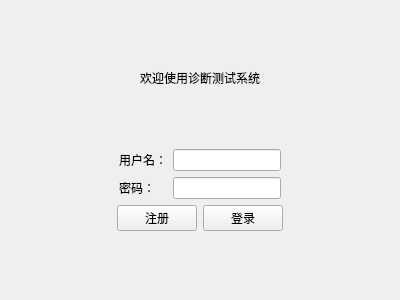
<?xml version="1.0" encoding="UTF-8"?>
<ui version="4.0">
 <class>LoginView</class>
 <widget class="QWidget" name="LoginView">
  <property name="geometry">
   <rect>
    <x>0</x>
    <y>0</y>
    <width>400</width>
    <height>300</height>
   </rect>
  </property>
  <property name="windowTitle">
   <string>登录</string>
  </property>
  <layout class="QVBoxLayout" name="verticalLayout">
   <item>
    <spacer name="verticalSpacer">
     <property name="orientation">
      <enum>Qt::Orientation::Vertical</enum>
     </property>
     <property name="sizeHint" stdset="0">
      <size>
       <width>20</width>
       <height>58</height>
      </size>
     </property>
    </spacer>
   </item>
   <item>
    <widget class="QLabel" name="label">
     <property name="text">
      <string>欢迎使用诊断测试系统</string>
     </property>
     <property name="alignment">
      <set>Qt::AlignmentFlag::AlignCenter</set>
     </property>
    </widget>
   </item>
   <item>
    <spacer name="verticalSpacer_2">
     <property name="orientation">
      <enum>Qt::Orientation::Vertical</enum>
     </property>
     <property name="sizeHint" stdset="0">
      <size>
       <width>20</width>
       <height>57</height>
      </size>
     </property>
    </spacer>
   </item>
   <item>
    <layout class="QHBoxLayout" name="horizontalLayout_2">
     <item>
      <spacer name="horizontalSpacer">
       <property name="orientation">
        <enum>Qt::Orientation::Horizontal</enum>
       </property>
       <property name="sizeHint" stdset="0">
        <size>
         <width>40</width>
         <height>20</height>
        </size>
       </property>
      </spacer>
     </item>
     <item>
      <layout class="QFormLayout" name="formLayout">
       <item row="0" column="0">
        <widget class="QLabel" name="label_2">
         <property name="text">
          <string>用户名：</string>
         </property>
        </widget>
       </item>
       <item row="0" column="1">
        <widget class="QLineEdit" name="inputUserName"/>
       </item>
       <item row="1" column="0">
        <widget class="QLabel" name="label_3">
         <property name="text">
          <string>密码：</string>
         </property>
        </widget>
       </item>
       <item row="1" column="1">
        <widget class="QLineEdit" name="inputUserPassword">
         <property name="echoMode">
          <enum>QLineEdit::EchoMode::Password</enum>
         </property>
        </widget>
       </item>
      </layout>
     </item>
     <item>
      <spacer name="horizontalSpacer_2">
       <property name="orientation">
        <enum>Qt::Orientation::Horizontal</enum>
       </property>
       <property name="sizeHint" stdset="0">
        <size>
         <width>40</width>
         <height>20</height>
        </size>
       </property>
      </spacer>
     </item>
    </layout>
   </item>
   <item>
    <layout class="QHBoxLayout" name="horizontalLayout_3">
     <item>
      <spacer name="horizontalSpacer_3">
       <property name="orientation">
        <enum>Qt::Orientation::Horizontal</enum>
       </property>
       <property name="sizeHint" stdset="0">
        <size>
         <width>40</width>
         <height>20</height>
        </size>
       </property>
      </spacer>
     </item>
     <item>
      <layout class="QHBoxLayout" name="horizontalLayout">
       <item>
        <widget class="QPushButton" name="btSignUp">
         <property name="text">
          <string>注册</string>
         </property>
        </widget>
       </item>
       <item>
        <widget class="QPushButton" name="btSignin">
         <property name="text">
          <string>登录</string>
         </property>
        </widget>
       </item>
      </layout>
     </item>
     <item>
      <spacer name="horizontalSpacer_4">
       <property name="orientation">
        <enum>Qt::Orientation::Horizontal</enum>
       </property>
       <property name="sizeHint" stdset="0">
        <size>
         <width>40</width>
         <height>20</height>
        </size>
       </property>
      </spacer>
     </item>
    </layout>
   </item>
   <item>
    <spacer name="verticalSpacer_3">
     <property name="orientation">
      <enum>Qt::Orientation::Vertical</enum>
     </property>
     <property name="sizeHint" stdset="0">
      <size>
       <width>20</width>
       <height>58</height>
      </size>
     </property>
    </spacer>
   </item>
  </layout>
 </widget>
 <resources/>
 <connections/>
</ui>
